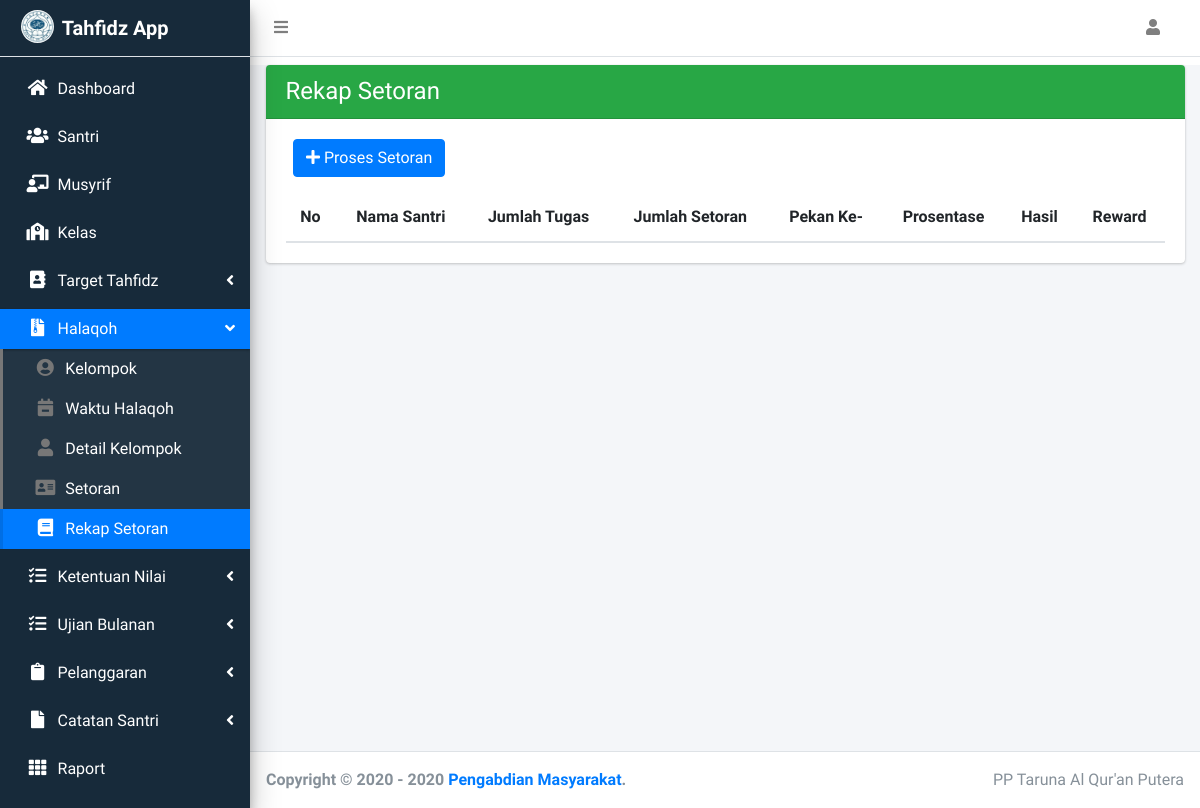
Page /index.php/halaqoh/rekap_setoran on the earlier database version.
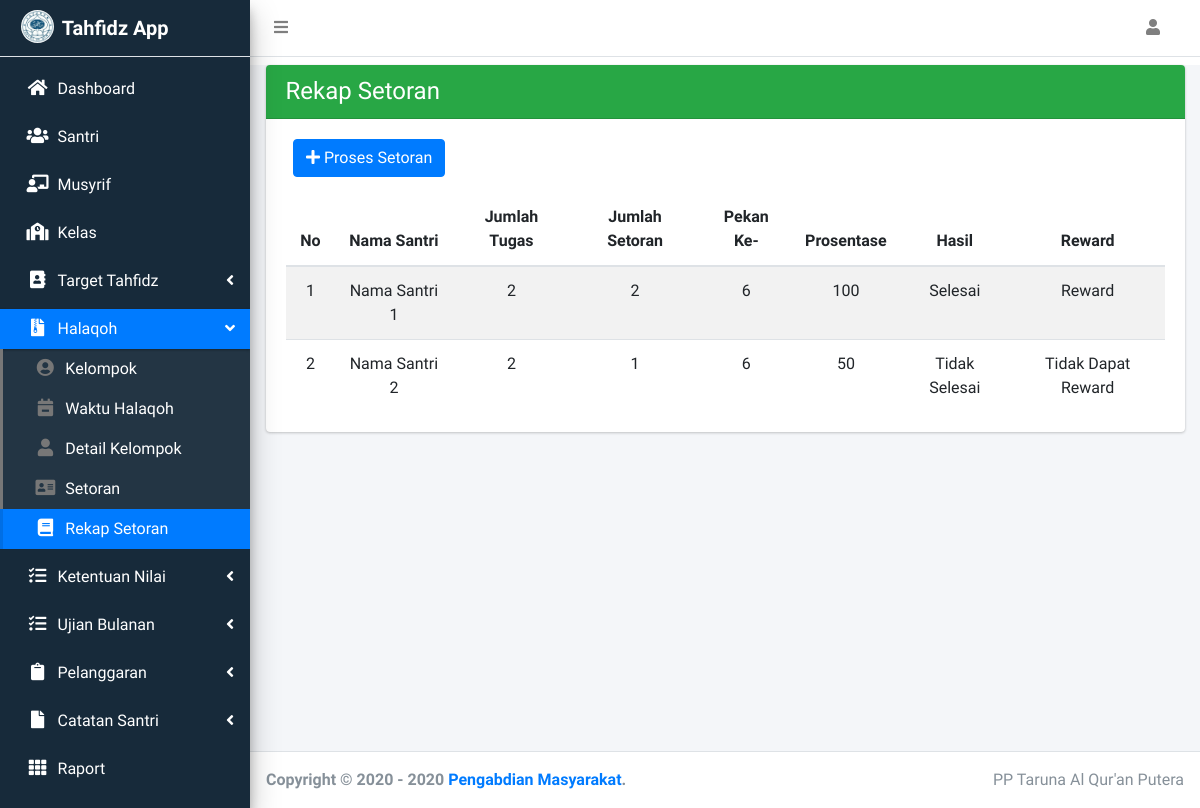
Same page on the later database version.
### tables this page shows
CREATE TABLE `rekapsetoran` (
  `IdRekap` int(11) NOT NULL,
  `IdSiswa` int(11) NOT NULL,
  `JmlTugas` double NOT NULL,
  `JmlSetoran` int(11) NOT NULL,
  `PekanRekap` int(11) NOT NULL,
  `Hasil` varchar(20) DEFAULT NULL,
  `Prosentase` double DEFAULT NULL,
  `Reward` varchar(20) DEFAULT NULL
);

CREATE TABLE `siswa` (
  `IdSiswa` int(11) NOT NULL,
  `NIS` varchar(10) NOT NULL,
  `NamaLengkap` varchar(25) NOT NULL,
  `Status` enum('Aktif','Non Aktif','Lulus') NOT NULL,
  `IdKelas` int(11) NOT NULL
);

### application/views/templates/wrapper-admin.php (called while the page is built)
<?php
require_once 'header.php';
require_once 'navbar.php';
require_once 'sidebar.php';
require_once 'content.php';
require_once 'footer.php';

### application/controllers/halaqoh/Rekap_setoran.php (called while the page is built, shortened)
<?php
class Rekap_setoran extends CI_Controller
{
  public function __construct()
  {
    $this->load->model('Rekap_setoran_M');
    $this->load->model('Santri_M');
    $this->load->model('Kelas_M');
  }
  public function index()
  {
    $data = [
      'title'   => 'Rekap Setoran',
      'user'    => $this->db->get_where('login', ['username' => $this->session->userdata('username')])->row_array(),
      'rekap_setoran' => $this->Rekap_setoran_M->getAllRekapSetoran(),
      'santri' => $this->Santri_M->getAllSantri(),
      'isi'     => 'halaqoh/v-rekap_setoran',
    ];
    $this->load->view('templates/wrapper-admin', $data);
  }
}

### index.php (called while the page is built, shortened)
<?php
require_once BASEPATH.'core/CodeIgniter.php';

### application/views/templates/content.php (called while the page is built)
<?php
if ($isi) {
  $this->load->view($isi);
}

### application/models/Rekap_setoran_M.php (called while the page is built, shortened)
<?php
class Rekap_setoran_M extends CI_Model
{
  public function getAllRekapSetoran()
  {
    $this->db->select('rs.*,s.NamaLengkap');
    $this->db->from('rekapsetoran rs');
    $this->db->join('siswa s', 's.IdSiswa = rs.IdSiswa', 'left');
    return $this->db->get()->result_array();
  }
}

### application/views/halaqoh/v-rekap_setoran.php (the view, shortened to what this page needs)
<div class="content-wrapper">
  <div class="content mt-2">
    <div class="container-fluid">
      <div class="row">
        <div class="col-sm">
          <div class="card">
            <div class="card-header bg-success">
              <h4 class="m-0"><?= $title; ?></h4>
            </div>
            <div class="card-body">
              <div class="col mb-3">
                <a href="<?= base_url('halaqoh/rekap_setoran/form_add'); ?>" class="btn btn-primary"><i class="fas fa-plus"></i> Proses Setoran</a>
              </div>
              <table id="example2" class="table  table-striped text-center">
                <thead>
                  <tr>
                    <th style="width: 50px;">No</th>
                    <th>Nama Santri</th>
                    <th>Jumlah Tugas</th>
                    <th>Jumlah Setoran</th>
                    <th>Pekan Ke-</th>
                    <th>Prosentase</th>
                    <th>Hasil</th>
                    <th>Reward</th>
                  </tr>
                </thead>
                <tbody>
                  <?php
                  $no = 1;
                  foreach ($rekap_setoran as $rs) : ?>
                    <tr>
                      <td><?= $no++; ?></td>
                      <td><?= $rs['NamaLengkap']; ?></td>
                      <td><?= $rs['JmlTugas']; ?></td>
                      <td><?= $rs['JmlSetoran']; ?></td>
                      <td><?= $rs['PekanRekap']; ?></td>
                      <td><?= $rs['Prosentase']; ?></td>
                      <td><?= $rs['Hasil']; ?></td>
                      <td><?= $rs['Reward']; ?></td>
                    </tr>
                  <?php endforeach; ?>
                </tbody>
              </table>
            </div>
          </div>
        </div>
      </div>
    </div>
  </div>
</div>

### application/views/templates/header.php (shortened to what this page needs)
<!DOCTYPE html>
<html lang="en">
<head>
  <link rel="stylesheet" href="<?= base_url('vendors/'); ?>plugins/fontawesome-free/css/all.min.css">
  <link rel="stylesheet" href="https://code.ionicframework.com/ionicons/2.0.1/css/ionicons.min.css">
  <link rel="stylesheet" href="<?= base_url('vendors/'); ?>plugins/datatables-bs4/css/dataTables.bootstrap4.min.css">
  <link rel="stylesheet" href="<?= base_url('vendors/'); ?>plugins/datatables-responsive/css/responsive.bootstrap4.min.css">
  <link rel="stylesheet" href="<?= base_url('vendors/'); ?>plugins/sweetalert2-theme-bootstrap-4/bootstrap-4.min.css">
  <link rel="stylesheet" href="<?= base_url('vendors/'); ?>plugins/daterangepicker/daterangepicker.css">
  <link rel="stylesheet" href="<?= base_url('vendors/'); ?>plugins/icheck-bootstrap/icheck-bootstrap.min.css">
  <link rel="stylesheet" href="<?= base_url('vendors/'); ?>plugins/bootstrap-colorpicker/css/bootstrap-colorpicker.min.css">
  <link rel="stylesheet" href="<?= base_url('vendors/'); ?>plugins/tempusdominus-bootstrap-4/css/tempusdominus-bootstrap-4.min.css">
  <link rel="stylesheet" href="<?= base_url('vendors/'); ?>plugins/select2/css/select2.min.css">
  <link rel="stylesheet" href="<?= base_url('vendors/'); ?>plugins/select2-bootstrap4-theme/select2-bootstrap4.min.css">
  <link rel="stylesheet" href="<?= base_url('vendors/'); ?>dist/css/adminlte.min.css">
</head>
<body class="hold-transition sidebar-mini">
  <div class="wrapper">

### application/views/templates/navbar.php (shortened to what this page needs)
<nav class="main-header navbar navbar-expand navbar-white navbar-light">
  <ul class="navbar-nav">
    <li class="nav-item">
      <a class="nav-link" data-widget="pushmenu" href="#" role="button"><i class="fas fa-bars"></i></a>
    </li>
  </ul>
  <ul class="navbar-nav ml-auto">
    <li class="nav-item dropdown mr-3">
      <a class="nav-link" data-toggle="dropdown" href="#">
        <i class="fas fw fa-user"></i> <?= $user['level']; ?>
      </a>
    </li>
  </ul>
</nav>

### application/views/templates/sidebar.php (shortened to what this page needs)
<aside class="main-sidebar sidebar-light-primary elevation-4" style="background-color: #172a3a;">
  <a href="index3.html" class="brand-link" style="background-color: #172a3a;">
    <img src="<?= base_url('assets/'); ?>img/logo pp.jpeg" alt="AdminLTE Logo" class="brand-image img-circle ">
    <span class="brand-text font-weight-bold" style="color: white;">Tahfidz App</span>
  </a>
  <div class="sidebar" style="color: white;">
    <nav class="mt-2">
      <ul class="nav nav-pills nav-sidebar nav-child-indent nav-flat flex-column" data-widget="treeview" role="menu" data-accordion="false">
        <?php
        $url = $this->uri->segment(1);
        $subUrl = $this->uri->segment(2);
        ?>
        <?php if ($user['level'] == 'Bagian Administrasi') : ?>
          <li class="nav-item mt-2">
            <a href="<?= base_url('administrasi'); ?>" class="nav-link <?= $url == "administrasi" ? 'active' : ''; ?>">
              <i class="nav-icon fas fa-fw fa-home" style="color: white;"></i>
              <p style="color: white;">
                Dashboard Administrasi
              </p>
            </a>
          </li>
        <?php else : ?>
          <li class="nav-item mt-2">
            <a href="<?= base_url('admin'); ?>" class="nav-link <?= $url == "admin" ? 'active' : ''; ?>">
              <i class="nav-icon fas fa-fw fa-home" style="color: white;"></i>
              <p style="color: white;">
                Dashboard
              </p>
            </a>
          </li>
        <?php endif; ?>
        <li class="nav-item mt-2">
          <a href="<?= base_url('santri'); ?>" class="nav-link <?= $url == "santri" ? 'active' : ''; ?>">
            <i class="nav-icon fas fa-fw fa-users" style="color: white;"></i>
            <p style="color: white;">
              Santri
            </p>
          </a>
        </li>
        <li class="nav-item mt-2">
          <a href="<?= base_url('musyrif'); ?>" class="nav-link <?= $url == "musyrif" ? 'active' : ''; ?>">
            <i class="nav-icon fas fa-fw fa-chalkboard-teacher" style="color: white;"></i>
            <p style="color: white;">
              Musyrif
            </p>
          </a>
        </li>
        <li class="nav-item mt-2">
          <a href="<?= base_url('kelas'); ?>" class="nav-link <?= $url == "kelas" ? 'active' : ''; ?>">
            <i class="nav-icon fas fa-fw fa-school" style="color: white;"></i>
            <p style="color: white;">
              Kelas
            </p>
          </a>
        </li>
        <li class="nav-item mt-2 has-treeview <?= $url == "tahfidz" ? 'menu-open' : ''; ?>">
          <a href="#" class="nav-link <?= $url == "tahfidz" ? 'active' : ''; ?>">
            <i class="nav-icon fas fa-fw fa-address-book" style="color: white;"></i>
            <p style="color: white;">
              Target Tahfidz
              <i class="right fas fa-angle-left" style="color: white;"></i>
            </p>
          </a>
        </li>
        <li class="nav-item mt-2 has-treeview <?= $url == "halaqoh" ? 'menu-open' : ''; ?>">
          <a href="#" class="nav-link <?= $url == "halaqoh" ? 'active' : ''; ?>">
            <i class="nav-icon fas fa-fw fa-file-archive" style="color: white;"></i>
            <p style="color: white;">
              Halaqoh
              <i class="right fas fa-angle-left"></i>
            </p>
          </a>
          <ul class="nav nav-treeview">
            <li class="nav-item nav-child-indent">
              <a href="<?= base_url('halaqoh/kelompok'); ?>" class="nav-link <?= $subUrl == "kelompok" ? 'active bg-primary' : ''; ?>">
                <i class="fas fa-fw fa-user-circle nav-icon"></i>
                <p style="color: white;">Kelompok</p>
              </a>
            </li>
            <li class="nav-item">
              <a href="<?= base_url('halaqoh/jadwal'); ?>" class="nav-link <?= $subUrl == "jadwal" ? 'active bg-primary' : ''; ?>">
                <i class="fas fa-fw fa-calendar-minus nav-icon"></i>
                <p style="color: white;">Waktu Halaqoh</p>
              </a>
            </li>
            <li class="nav-item">
              <a href="<?= base_url('halaqoh/detail_kelompok'); ?>" class="nav-link <?= $subUrl == "detail_kelompok" ? 'active bg-primary' : ''; ?>">
                <i class="fas fa-fw fa-user nav-icon"></i>
                <p style="color: white;">Detail Kelompok</p>
              </a>
            </li>
            <li class="nav-item">
              <a href="<?= base_url('halaqoh/setoran'); ?>" class="nav-link <?= $subUrl == "setoran" ? 'active bg-primary' : ''; ?>">
                <i class="fas fa-fw fa-address-card nav-icon"></i>
                <p style="color: white;">Setoran</p>
              </a>
            </li>
            <li class="nav-item">
              <a href="<?= base_url('halaqoh/rekap_setoran'); ?>" class="nav-link <?= $subUrl == "rekap_setoran" ? 'active bg-primary' : ''; ?>">
                <i class="fas fa-fw fa-book nav-icon"></i>
                <p style="color: white;">Rekap Setoran</p>
              </a>
            </li>
          </ul>
        </li>
        <li class="nav-item mt-2 has-treeview <?= $url == "nilai" ? 'menu-open' : ''; ?>"">
          <a href=" #" class="nav-link <?= $url == "nilai" ? 'active' : ''; ?>">
          <i class="nav-icon fas fa-fw fa-tasks" style="color: white;"></i>
          <p style="color: white;">
            Ketentuan Nilai
            <i class="right fas fa-angle-left"></i>
          </p>
          </a>
        </li>
        <li class="nav-item mt-2 has-treeview <?= $url == "ujian" ? 'menu-open' : ''; ?>"">
          <a href=" #" class="nav-link <?= $url == "ujian" ? 'active' : ''; ?>">
          <i class="nav-icon fas fa-fw fa-tasks" style="color: white;"></i>
          <p style="color: white;">
            Ujian Bulanan
            <i class="right fas fa-angle-left"></i>
          </p>
          </a>
        </li>
        <li class="nav-item mt-2 has-treeview <?= $url == "pelanggaran" ? 'menu-open' : ''; ?>"">
          <a href=" #" class="nav-link <?= $url == "pelanggaran" ? 'active' : ''; ?>">
          <i class="nav-icon fas fa-fw fa-clipboard" style="color: white;"></i>
          <p style="color: white;">
            Pelanggaran
            <i class="right fas fa-angle-left"></i>
          </p>
          </a>
        </li>
        <li class="nav-item mt-2 has-treeview <?= $url == "catatan" ? 'menu-open' : ''; ?>"">
          <a href=" #" class="nav-link <?= $url == "catatan" ? 'active' : ''; ?>">
          <i class="nav-icon fas fa-fw fa-file" style="color: white;"></i>
          <p style="color: white;">
            Catatan Santri
            <i class="right fas fa-angle-left"></i>
          </p>
          </a>
        </li>
        <li class="nav-item mt-2">
          <a href="#" class="nav-link">
            <i class="nav-icon fas fa-fw fa-th" style="color: white;"></i>
            <p style="color: white;">
              Raport
            </p>
          </a>
        </li>
      </ul>
    </nav>
  </div>
</aside>

### application/views/templates/footer.php (shortened to what this page needs)
<footer class="main-footer">
  <div class="float-right d-none d-sm-inline">
    PP Taruna Al Qur'an Putera
  </div>
  <strong>Copyright &copy; 2020 - <?= date('Y'); ?> <a href="https://adminlte.io">Pengabdian Masyarakat</a>.</strong>
</footer>
</div>
</body>
</html>

Differences in the rows shown:
added rekapsetoran: IdSiswa.NamaLengkap "Nama Santri 1", JmlTugas "2", JmlSetoran "2", PekanRekap "6", Prosentase "100", Hasil "Selesai", Reward "Reward"
added rekapsetoran: IdSiswa.NamaLengkap "Nama Santri 2", JmlTugas "2", JmlSetoran "1", PekanRekap "6", Prosentase "50", Hasil "Tidak Selesai", Reward "Tidak Dapat Reward"
